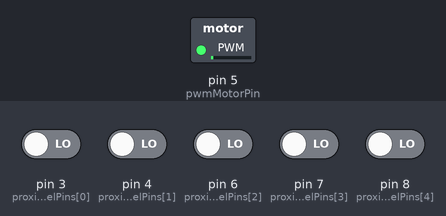
Simulated run of this sketch. Board: Arduino Uno, built with avr-gcc and run on an emulated ATmega328P. On the bench: switched loads named in the sketch (green lamp = pin HIGH). The test bench sets the inputs (shaded band); at power-on: pin 3 (proximityLevelPins[0]), pin 4 (proximityLevelPins[1]), pin 6 (proximityLevelPins[2]), pin 7 (proximityLevelPins[3]), pin 8 (proximityLevelPins[4]) LOW. What the sketch prints to the serial monitor is not drawn.

Above: at 20.1 s.
Timing chart, 0 to 60.0 s (numbered marks = the images above):
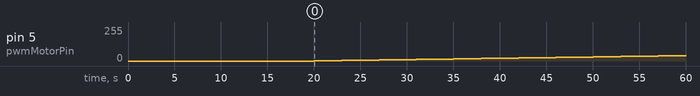

The sketch:

SystemIdentificationCaneCarrier.ino
```cpp
const byte pwmMotorPin = 5;  // Pin PWM ke inverter AI1
const byte hallSensorPin = 2;
const byte proximityLevelPins[] = { 3, 4, 6, 7, 8 };  // 5 IR sensors for level detection
int proximitySensorValue[5];
float rpm = 0;
unsigned long lastTime;
unsigned long lastPulseTime;

// Variabel untuk pengujian PWM
unsigned long lastTestTime = 0;
unsigned long lastTestTimeSampling = 0;
const unsigned long testInterval = 1000;   // Interval perubahan PWM (ms)
const unsigned long sampleInterval = 100;  // Interval sample (ms)
int pwmValue = 0;
bool increasing = true;
bool testMode = true;  // Set true untuk mode pengujian, false untuk mode normal

void setup() {
  Serial.begin(115200);

  pinMode(hallSensorPin, INPUT_PULLUP);
  for (int i = 0; i < 5; i++) {
    pinMode(proximityLevelPins[i], INPUT);
  }
  pinMode(pwmMotorPin, OUTPUT);

  delay(20000);
  Serial.println("PWM,Level,S1,S2,S3,S4,S5,RPM");
}

void loop() {
  unsigned long currentTime = millis();
  int currentLevel = readCaneLevel();
  if (testMode) {
    // Ramp Input
    // Mode pengujian - generate PWM dari 1-255 dan kembali
    if (currentTime - lastTestTime >= testInterval) {
      lastTestTime = currentTime;
      if (increasing) {
        pwmValue++;
        // Scaling RPM
        if (pwmValue >= 256) {
          increasing = false;
          Serial.println("Pengujian Selesai.");
        }
      } else {
        pwmValue = 0;
      }
      analogWrite(pwmMotorPin, pwmValue);
    }
    if (currentTime - lastTestTimeSampling >= sampleInterval) {
      if (increasing) {
        lastTestTimeSampling = currentTime;
        float rotPm = (pwmValue / 255.0) * 54.31;

        // Cetak data untuk MATLAB (Format: PWM,RPM,Level)
        Serial.print(pwmValue);
        Serial.print(",");
        Serial.print(currentLevel);
        Serial.print(",");
        Serial.print(proximitySensorValue[0]);
        Serial.print(",");
        Serial.print(proximitySensorValue[1]);
        Serial.print(",");
        Serial.print(proximitySensorValue[2]);
        Serial.print(",");
        Serial.print(proximitySensorValue[3]);
        Serial.print(",");
        Serial.print(proximitySensorValue[4]);
        Serial.print(",");
        Serial.println(rotPm);
      }
    }
  }
}

int readCaneLevel() {
  // Read all IR sensors and determine cu   rrent level
  for (int i = 0; i < 5; i++) {
    proximitySensorValue[i] = digitalRead(proximityLevelPins[i]);
  }

  if (proximitySensorValue[4] == LOW) return 5;       // All sensors covered (Level 6)
  else if (proximitySensorValue[3] == LOW) return 4;  // Sensors 0-3 covered (Level 5)
  else if (proximitySensorValue[2] == LOW) return 3;  // Sensors 0-2 covered (Level 4)
  else if (proximitySensorValue[1] == LOW) return 2;  // Sensors 0-1 covered (Level 3)
  else if (proximitySensorValue[0] == LOW) return 1;  // Only sensor 0 covered (Level 2)
  else return 0;
}
```

Measured:
- by itself, pin 5 (pwmMotorPin): moves from 0/255 to 41/255 over 40.0 s
